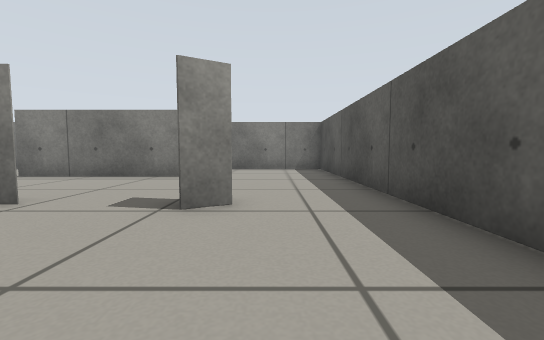
View 1 (above)

12 first-person views from a walk through a world built for the Gazebo simulator. The camera is 0.39 m above the floor, tilts 4° down and sees 90° across. The floor is counted in squares, 0.5 m on a side. Each view is taken from the middle of a square. On the plan, view 1 faces up. The plan holds only what a view shows up to about 10 squares ahead; the rest is blank.

View 2
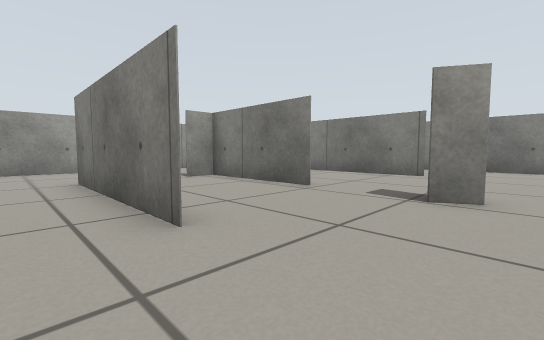

View 3
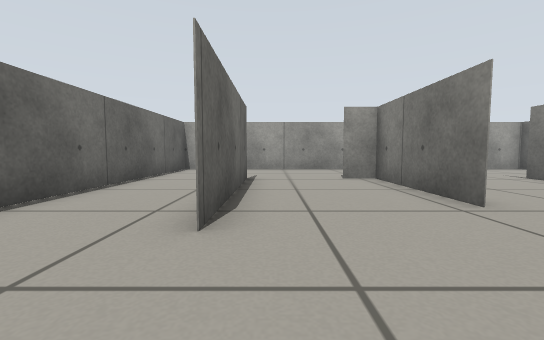

View 4
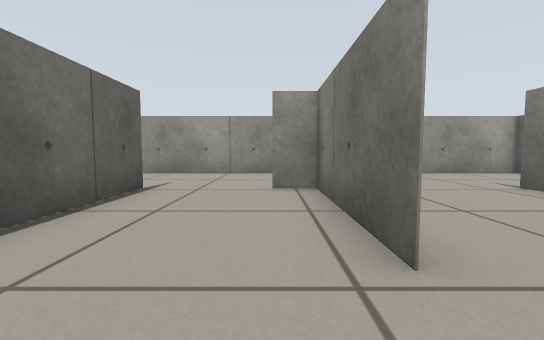

View 5
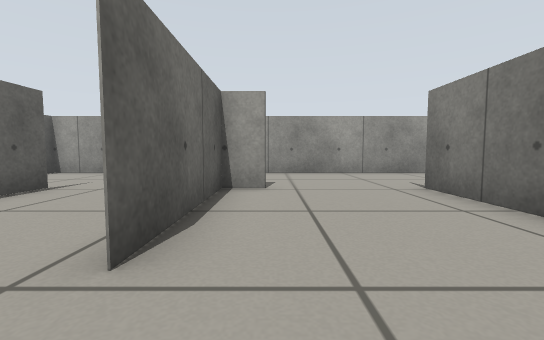

View 6
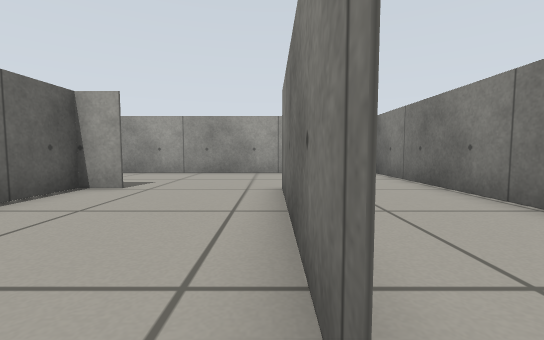

View 7
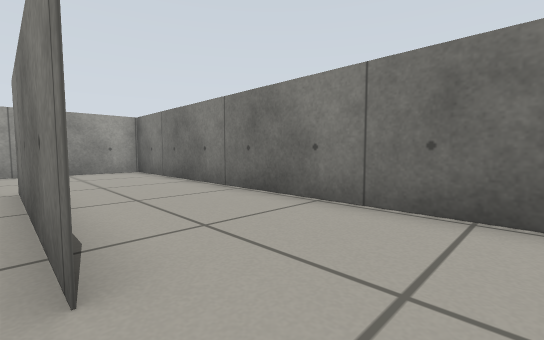

View 8
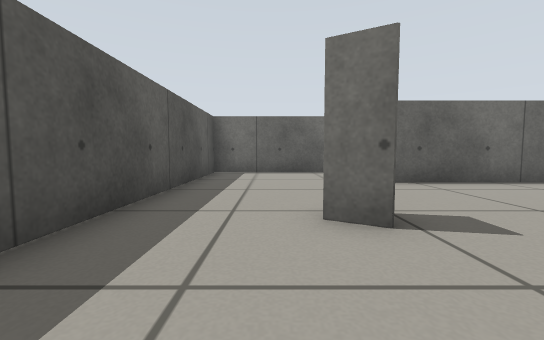

View 9
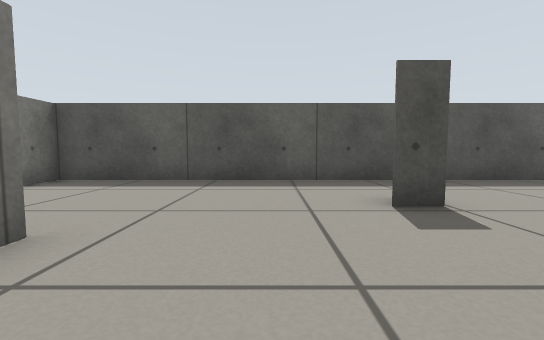

View 10
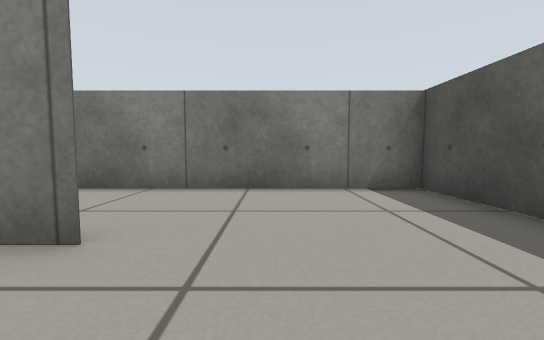

View 11
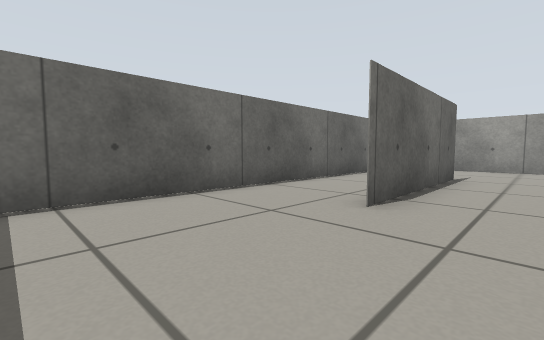

View 12
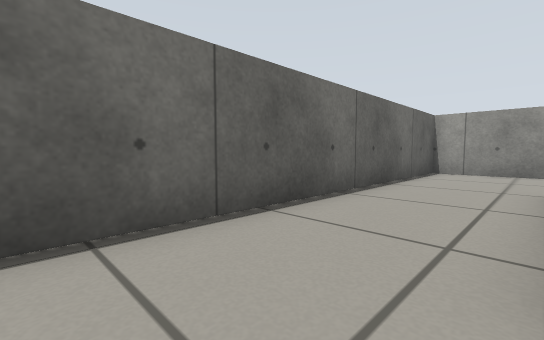

### Floor plan
Points are (right, up) in squares from view 1. A wall is a line through its corners. A room is listed if a view was taken in it or the views show most of it. See-through windows are left out.
Room 1 (views 1, 2, 3, 4, 5, 6, 7, 8, 9, 10, 11, 12)
walls: (-3.6, 3.9) (-7.8, 3.9); (-7.7, 5) (-7.7, 3); (-7.8, 4) (-3.6, 4); (-1.2, 4.3) (-0.6, 3.9) (-1.2, 3.6) (-1.2, 4.3); (-2.5, 8.2) (-7.8, 8.2); (-2.5, 0.3) (-7.8, 0.3) (-2.5, 0.3); (-11.7, 11.6) (-11.7, -2.7) (2.1, -2.7) (2.1, 11.6) (-11.7, 11.6)

Positions as (right, up) in squares from view 1, and headings:
1: (0, 0), facing up
2: (0, -1), facing up-left
3: (0, 1), facing left
4: (-2, 3), facing left
5: (-2, 5), facing left
6: (-2, 8), facing left
7: (-1, 8), facing up-left
8: (0, 7), facing down
9: (-5, 6), facing right
10: (-1, 6), facing up
11: (1, 2), facing down-left
12: (-1, 0), facing down-left
